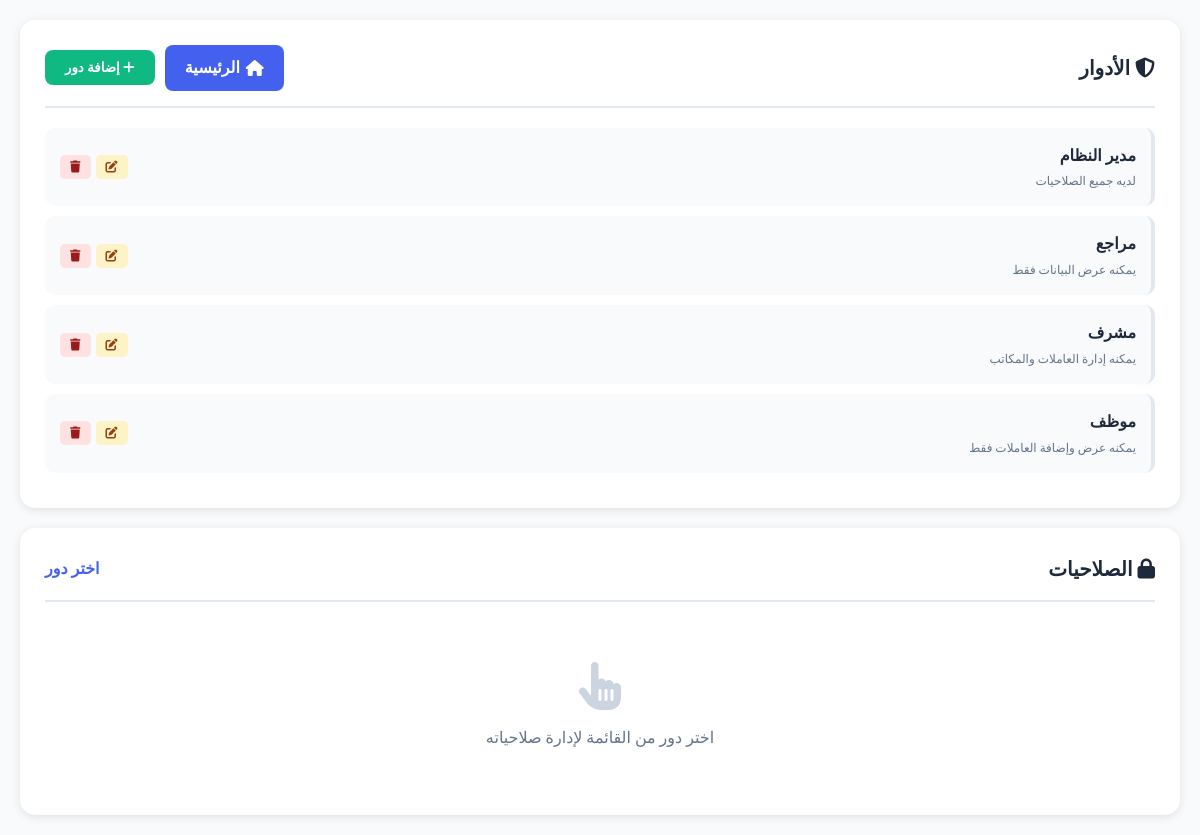
Page /manage_roles.php (signed in) on the committed database.
### tables this page shows
CREATE TABLE IF NOT EXISTS roles (
    id INT AUTO_INCREMENT PRIMARY KEY,
    role_name VARCHAR(100) UNIQUE NOT NULL,
    description TEXT,
    created_at TIMESTAMP DEFAULT CURRENT_TIMESTAMP,
    updated_at TIMESTAMP DEFAULT CURRENT_TIMESTAMP ON UPDATE CURRENT_TIMESTAMP
);

### helpers.php (called while the page is built, shortened)
<?php
function isLoggedIn() {
    return isset($_SESSION['user_id']);
}
function hasPermission($permission, $pdo) {
    try {
        $stmt = $pdo->prepare('
            SELECT COUNT(*) as count
            FROM role_permissions rp
            JOIN permissions p ON rp.permission_id = p.id
            JOIN users u ON u.role_id = rp.role_id
            WHERE u.id = ? AND p.permission_name = ?
        ');
        $stmt->execute([$_SESSION['user_id'], $permission]);
        $result = $stmt->fetch();
        return $result['count'] > 0;
    } catch (Exception $e) {
        return false;
    }
}
?>

### manage_roles.php (the view, shortened to what this page needs)
<?php
require_once 'config.php';
require_once 'helpers.php';
$stmt = $pdo->prepare('SELECT id, role_name, description, created_at FROM roles ORDER BY role_name');
$stmt->execute();
$roles = $stmt->fetchAll();
?>
<!DOCTYPE html>
<html lang="ar" dir="rtl">
<head>
    <link rel="stylesheet" href="https://cdnjs.cloudflare.com/ajax/libs/font-awesome/6.4.0/css/all.min.css">
    <link rel="stylesheet" href="assets/css/style.css?v=1.5">
</head>
<body style="background: #f8fafc;">
    <div class="roles-container">
        <div class="roles-list">
            <div class="panel-header">
                <h2><i class="fas fa-shield-alt"></i> الأدوار</h2>
                <div class="header-buttons">
                    <a href="index.php" class="btn-back">
                        <i class="fas fa-home"></i> الرئيسية
                    </a>
                    <?php if (hasPermission('add_role', $pdo)): ?>
                        <button class="btn-add" onclick="openAddRoleModal()">
                            <i class="fas fa-plus"></i> إضافة دور
                        </button>
                    <?php endif; ?>
                </div>
            </div>
            <div id="rolesList">
                <?php foreach ($roles as $role): ?>
                    <div class="role-item" onclick="selectRole(<?php echo $role['id']; ?>, '<?php echo htmlspecialchars($role['role_name']); ?>')">
                        <div>
                            <div class="role-item-name"><?php echo htmlspecialchars($role['role_name']); ?></div>
                            <div style="font-size: 12px; color: #64748b; margin-top: 4px;">
                                <?php echo htmlspecialchars($role['description'] ?? '-'); ?>
                            </div>
                        </div>
                        <div class="role-actions" onclick="event.stopPropagation();">
                            <?php if (hasPermission('edit_role', $pdo)): ?>
                                <button class="btn-edit-role" onclick="openEditRoleModal(<?php echo $role['id']; ?>, '<?php echo htmlspecialchars($role['role_name']); ?>', '<?php echo htmlspecialchars($role['description'] ?? ''); ?>')">
                                    <i class="fas fa-edit"></i>
                                </button>
                            <?php endif; ?>
                            <?php if (hasPermission('delete_role', $pdo)): ?>
                                <button class="btn-delete-role" onclick="deleteRole(<?php echo $role['id']; ?>)">
                                    <i class="fas fa-trash"></i>
                                </button>
                            <?php endif; ?>
                        </div>
                    </div>
                <?php endforeach; ?>
            </div>
        </div>
        <div class="permissions-panel">
            <div class="panel-header">
                <h2><i class="fas fa-lock"></i> الصلاحيات</h2>
                <span id="selectedRoleSpan" style="color: #4361ee; font-weight: 600;">اختر دور</span>
            </div>
            <div id="permissionsContent">
                <div class="no-role-selected">
                    <i class="fas fa-hand-pointer"></i>
                    <p>اختر دور من القائمة لإدارة صلاحياته</p>
                </div>
            </div>
        </div>
    </div>
</body>
</html>

### assets/css/style.css (style rules this page uses)
:root { --primary-color: #4361ee; --secondary-color: #3f37c9; --success-color: #4cc9f0; --warning-color: #f72585; --danger-color: #ef476f; --background-color: #f8fafc; --card-bg: #ffffff; --text-main: #1e293b; --text-muted: #64748b; --border-color: #e2e8f0; --header-gradient: linear-gradient(135deg, #4361ee 0%, #3f37c9 100%); --office-card-gradient: linear-gradient(145deg, #ffffff 0%, #f1f5f9 100%); }
* { margin: 0; padding: 0; box-sizing: border-box; font-family: 'Cairo', sans-serif; }
body { background-color: var(--background-color); color: var(--text-main); line-height: 1.6; overflow-x: hidden; }

### manage_roles.php (style rules this page uses)
.roles-container { display: grid; grid-template-columns: 1fr 2fr; gap: 20px; margin: 20px; min-height: calc(100vh - 100px); }
.roles-list, .permissions-panel { background: white; border-radius: 15px; padding: 25px; box-shadow: 0 2px 10px rgba(0, 0, 0, 0.1); }
.panel-header { display: flex; justify-content: space-between; align-items: center; margin-bottom: 20px; border-bottom: 2px solid #e2e8f0; padding-bottom: 15px; }
.header-buttons { display: flex; align-items: center; gap: 10px; }
.btn-back { display: inline-flex; align-items: center; gap: 6px; padding: 10px 20px; background: #4361ee; color: white; text-decoration: none; border-radius: 8px; font-weight: 600; transition: 0.3s; }
.panel-header h2 { margin: 0; font-size: 20px; color: #1e293b; }
.role-item { background: #f8fafc; padding: 15px; border-radius: 10px; margin-bottom: 10px; border-right: 4px solid #e2e8f0; cursor: pointer; transition: 0.3s; display: flex; justify-content: space-between; align-items: center; }
.role-item-name { font-weight: 600; color: #1e293b; }
.role-actions { display: flex; gap: 5px; }
.role-actions button { padding: 5px 10px; border: none; border-radius: 5px; cursor: pointer; font-size: 12px; transition: 0.3s; }
.btn-edit-role { background: #fef3c7; color: #92400e; }
.btn-delete-role { background: #fee2e2; color: #991b1b; }
.btn-add { background: #10b981; color: white; padding: 10px 20px; border: none; border-radius: 8px; cursor: pointer; font-weight: 600; }
.no-role-selected { text-align: center; color: #64748b; padding: 40px 20px; }
.no-role-selected i { font-size: 48px; color: #cbd5e1; margin-bottom: 15px; }
@media (max-width: 1200px) { .roles-container { grid-template-columns: 1fr; } }

### rows in the picture
roles: role_name "مدير النظام", description "لديه جميع الصلاحيات"
roles: role_name "مراجع", description "يمكنه عرض البيانات فقط"
roles: role_name "مشرف", description "يمكنه إدارة العاملات والمكاتب"
roles: role_name "موظف", description "يمكنه عرض وإضافة العاملات فقط"
